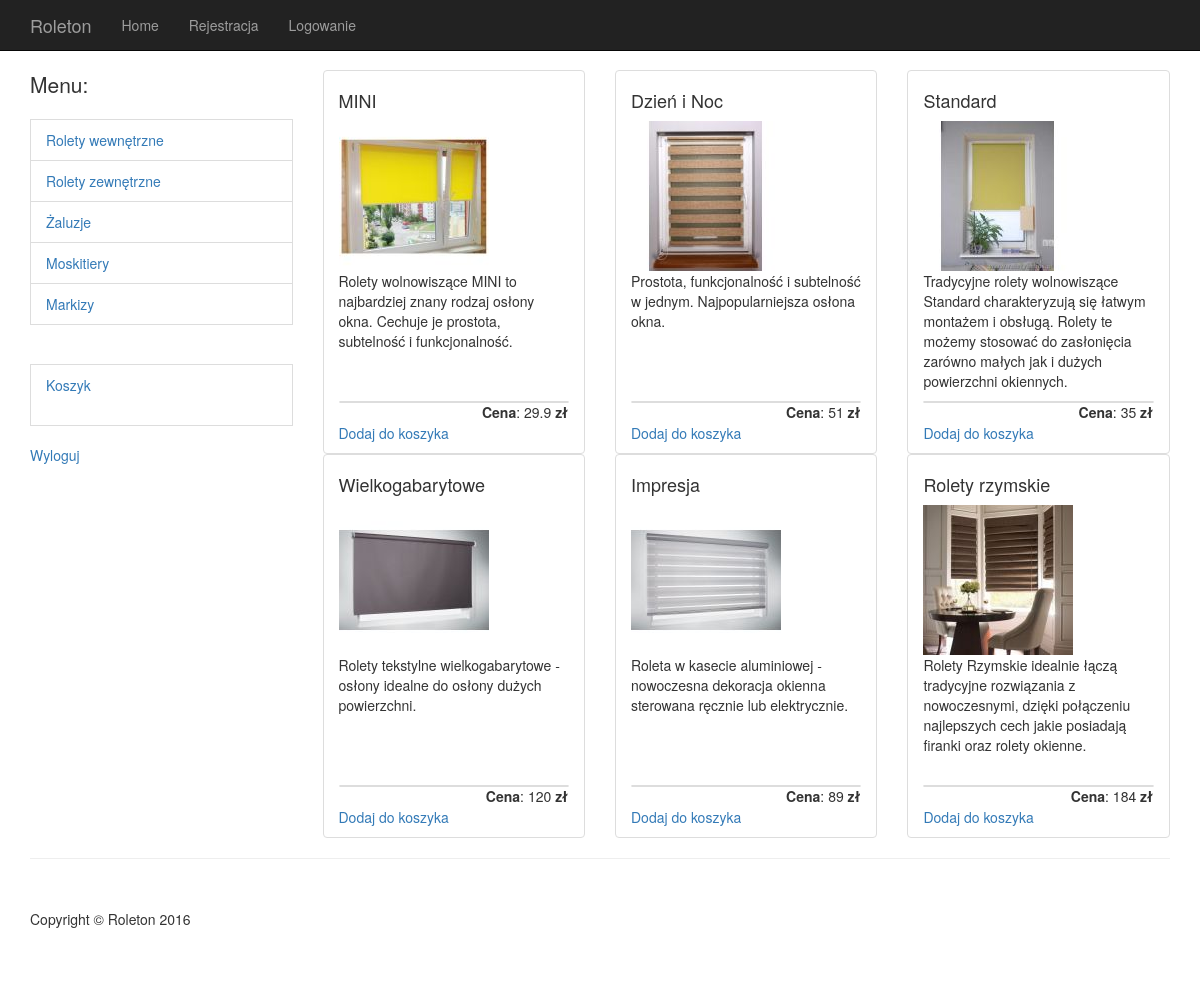
The app's page /html/views/kategorie.php?cat_id=1 with its own data.
### tables this page shows
CREATE TABLE `kategorie` (
  `id` int(11) NOT NULL,
  `nazwa` varchar(50) NOT NULL
);

CREATE TABLE `produkty` (
  `id_Produkty` int(11) NOT NULL,
  `index` varchar(10) NOT NULL,
  `Nazwa` varchar(45) NOT NULL,
  `Opis` text NOT NULL,
  `Cena` double NOT NULL,
  `kategorie_id` int(11) NOT NULL
);

### html/controller/function.php (the view, shortened to what this page needs)
<?php
function showMenu(){
    global $pdo, $session;
    $stmt = $pdo->prepare("SELECT * FROM kategorie");
    $stmt ->execute();
    while($row = $stmt -> fetch(PDO::FETCH_ASSOC)){
        $nazwa = $row['nazwa'];
        $id = $row['id'];
        echo "<div class='list-group-item'>";
        echo "<a href='/../PhpProject1/html/views/kategorie.php?cat_id=$id'>$nazwa</a>";
        echo "<br>";
        echo "</div>";
    }
    echo "<br>";
    echo "<br>";
    echo "<div class='list-group-item'>";
    echo "<a href='/../PhpProject1/html/views/pokaz_koszyk.php'>Koszyk<a/>";
    echo "<br>";
    echo "<br>";
    echo "</div>";
              echo "<br>";
               echo "<a href='/../PhpProject1/html/views/logout.php'>Wyloguj</a>";
}
function showCategory($kategorie_id = null){
    global $pdo;
    if($kategorie_id){
        $stmt = $pdo->prepare("SELECT * FROM produkty WHERE kategorie_id = :cid");
        $stmt ->bindValue(':cid',$kategorie_id,PDO::PARAM_INT);
        $stmt ->execute();
    }
    else{
         $stmt = $pdo->prepare("SELECT * FROM produkty");
         $stmt ->execute();
    }
    while($row = $stmt -> fetch(PDO::FETCH_ASSOC)){
          echo "<div class='col-sm-4 col-lg-4 col-md-4'>";
          echo "<div class='list-group-item'>";
          echo "<h4>".$row['Nazwa']."</h4>";
           $filename = "../image/mini/".$row['index'].".jpg.jpg";
           if(file_exists($filename)){
               echo"<img src=$filename>";
           }
            echo "<div class='caption'>";
            echo $row['Opis'];
            echo "</div>";
            echo "<div class='thumbnail'>";
            echo "<div class='pull-right'>";
            echo "<p><b>Cena</b>: ".$row['Cena']; echo " <b>zł</b>" ;
            echo "</div>";
            echo "</div>";
            $id_Produkty = $row['id_Produkty'];
            echo "<a href='dodajdokoszyka.php?id_Produkty=$id_Produkty'>Dodaj do koszyka</a>";
            echo "</div>";
            echo "</div>";
            }
    }
?>

### html/views/kategorie.php (shortened to what this page needs)
<?php
require_once "../controller/connect.php";
$pdo = new PDO('mysql:host='.$host.';dbname='.$db_name.';charset=utf8', $db_user, $db_password);
$pdo ->setAttribute(PDO::ATTR_ERRMODE, PDO::ERRMODE_EXCEPTION);
$pdo -> exec("SET NAMES 'utf8'");
?>
<!DOCTYPE html>
<html>
<head>
    <link href="/../PhpProject1/html/content/css/bootstrap.min.css" rel="stylesheet">
    <link href="/../PhpProject1/html/content/css/shop-homepage.css" rel="stylesheet">
<?php
require_once "/../controller/function.php";
?>
</head>
<body>
    <nav class="navbar navbar-inverse navbar-fixed-top" role="navigation">
        <div class="container">
            <div class="navbar-header">
                <a class="navbar-brand" href="/../PhpProject1/index.php">Roleton</a>
            </div>
            <div class="collapse navbar-collapse" id="bs-example-navbar-collapse-1">
                <ul class="nav navbar-nav">
                    <li>
                        <a href="/../PhpProject1/index.php">Home</a>
                    </li>
                    <li>
                        <a href="rejestracja.php">Rejestracja</a>
                    </li>
                    <li>
                        <?php echo "<a href='/../PhpProject1/html/views/logowanie.php'>Logowanie</a>";?>
                    </li>
                </ul>
            </div>
        </div>
    </nav>
    <div class="container">
        <div class="row">
          <div class='col-md-3'>
             <p class="lead">Menu:</p>
             <?php
             showMenu();
             ?>
          </div>
            <div class="col-md-9">
                <div class="row">
                <?php
               echo "<div id='produkty'>";
               if (isset($_GET['cat_id'])){
               $kategorie_id = $_GET['cat_id'];
             }
             else {
               $kategorie_id = null;
             }
             showCategory($kategorie_id);
             echo "</div>";
             ?>
                </div>
            </div>
            </div>
        </div>
    <div class="container">
        <hr>
        <footer>
            <div class="row">
                <div class="col-lg-12">
                    <p>Copyright &copy; Roleton 2016</p>
                </div>
            </div>
        </footer>
    </div>
</body>
</html>

### html/content/css/shop-homepage.css (style rules this page uses)
body { padding-top: 70px; }
.caption { height: 130px; overflow: hidden; }
.thumbnail { padding: 0; }
footer { margin: 50px 0; }

### records on screen
kategorie: nazwa "Rolety wewnętrzne"
kategorie: nazwa "Rolety zewnętrzne"
kategorie: nazwa "Żaluzje"
kategorie: nazwa "Moskitiery"
kategorie: nazwa "Markizy"
produkty: Nazwa "MINI", index (picture), Opis "Rolety wolnowiszące MINI to najbardziej znany rodzaj osłony okna. Cechuje je prostota, subtelność i funkcjonalność.", Cena "29.9"
produkty: Nazwa "Dzień i Noc", index (picture), Opis "Prostota, funkcjonalność i subtelność w jednym. Najpopularniejsza osłona okna.", Cena "51"
produkty: Nazwa "Standard", index (picture), Opis "Tradycyjne rolety wolnowiszące Standard charakteryzują się łatwym montażem i obsługą. Rolety te możemy stosować do zasłonięcia zarówno małych jak i dużych powierzchni okiennych.", Cena "35"
produkty: Nazwa "Wielkogabarytowe", index (picture), Opis "Rolety tekstylne wielkogabarytowe - osłony idealne do osłony dużych powierzchni.", Cena "120"
produkty: Nazwa "Impresja", index (picture), Opis "Roleta w kasecie aluminiowej - nowoczesna dekoracja okienna sterowana ręcznie lub elektrycznie.", Cena "89"
produkty: Nazwa "Rolety rzymskie", index (picture), Opis "Rolety Rzymskie idealnie łączą tradycyjne rozwiązania z nowoczesnymi, dzięki połączeniu najlepszych cech jakie posiadają firanki oraz rolety okienne.", Cena "184"
